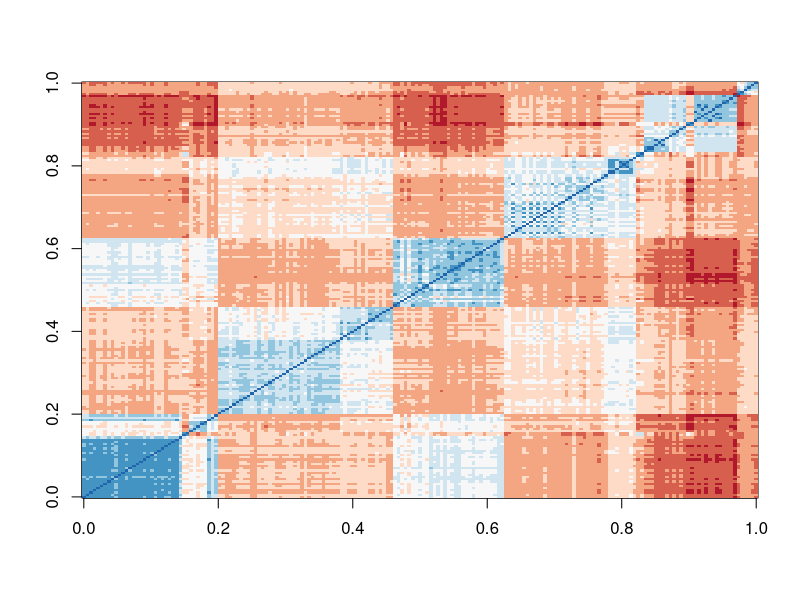
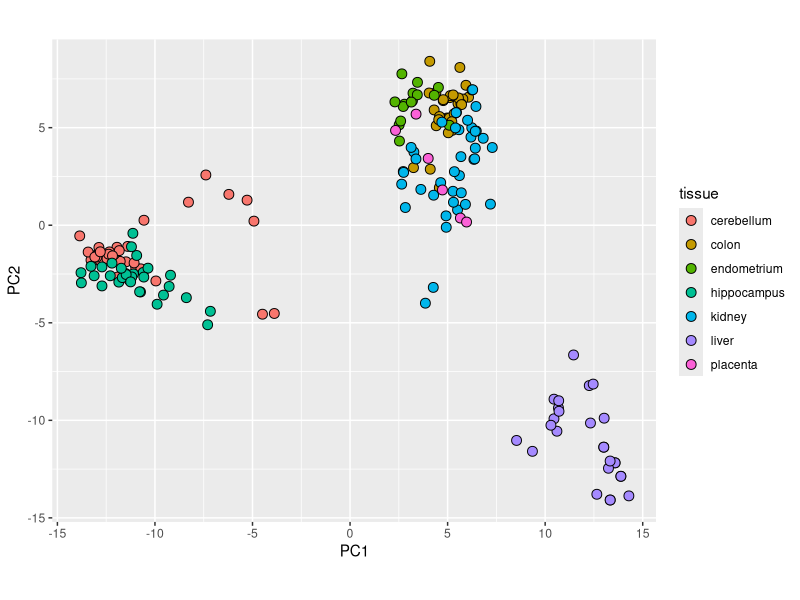
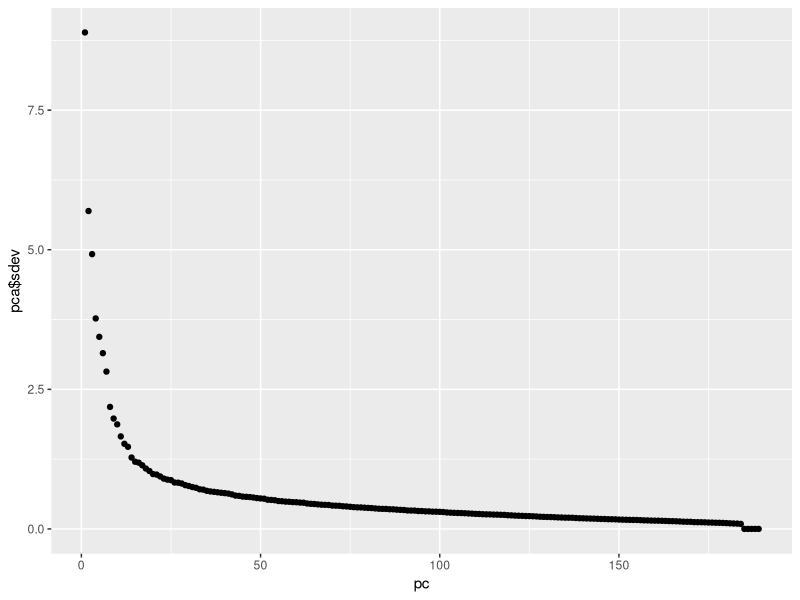
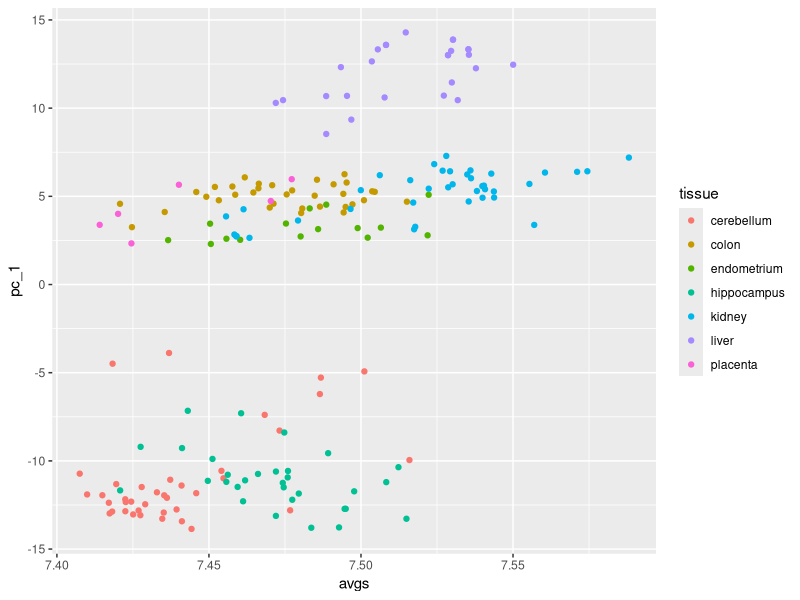
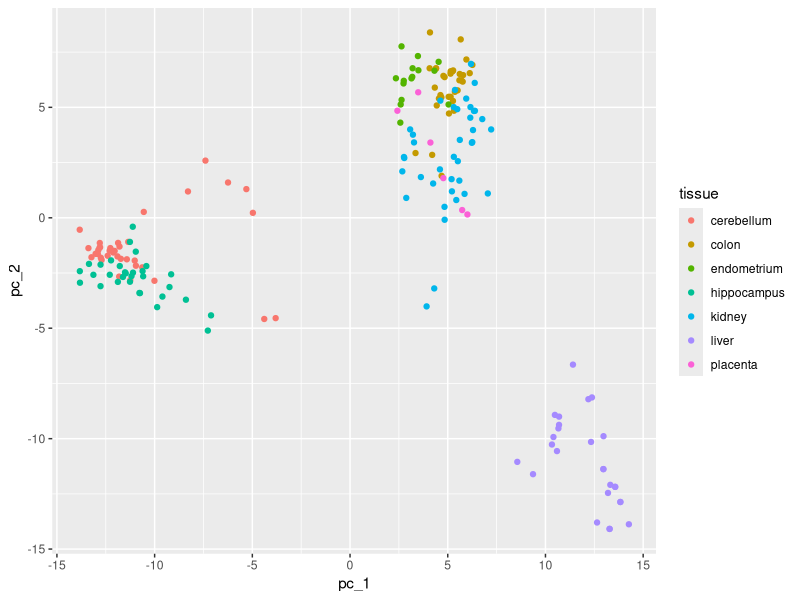
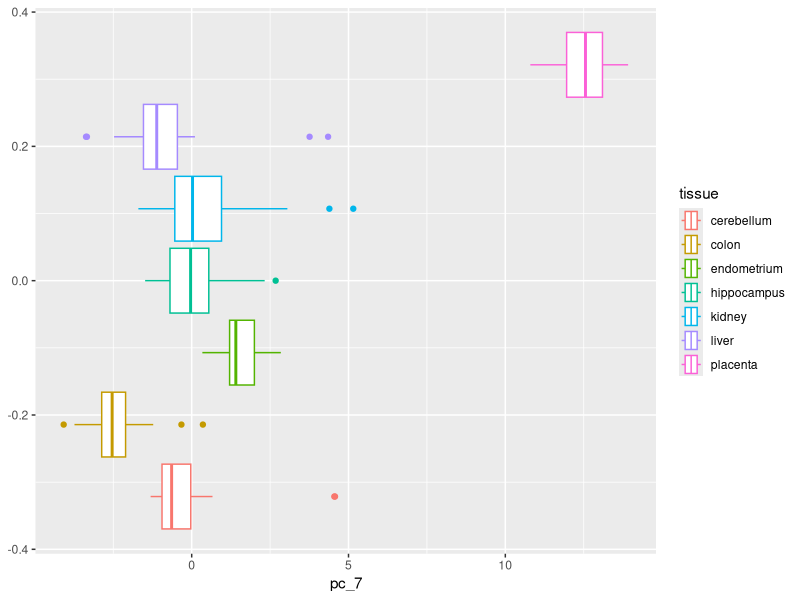
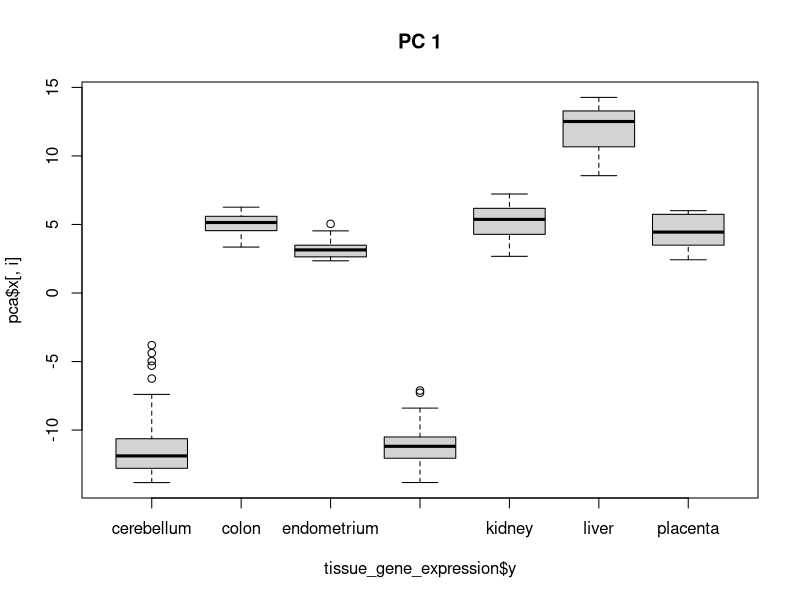
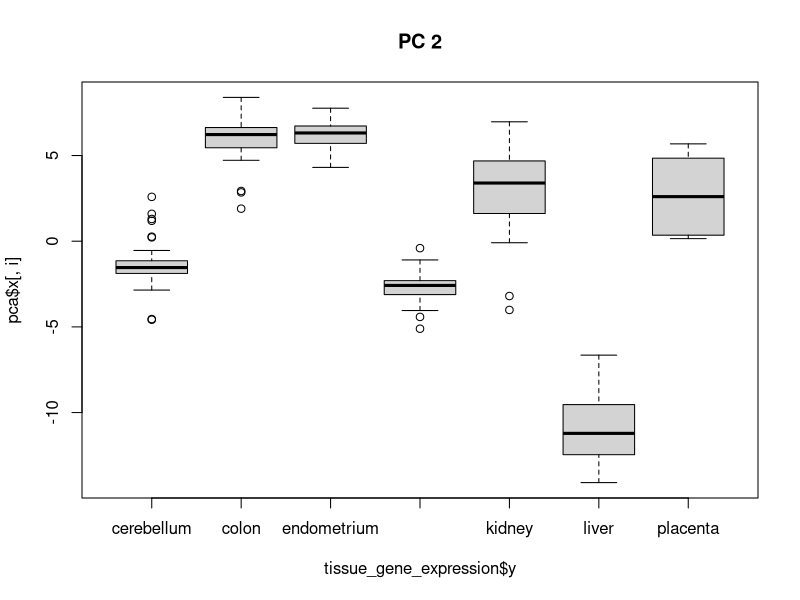

Source code (R) for these figures, in order:
library(dslabs)
library(tidyverse)
library(caret)
data("tissue_gene_expression")
dim(tissue_gene_expression$x)


##########################Q1

X <- tissue_gene_expression$x[,1:500] %>% as.matrix()
d<-dist(X)
image(as.matrix(d), col = rev(RColorBrewer::brewer.pal(9, "RdBu")))
cor(X)
pca <- prcomp(X)
summary(pca)


data.frame(pca$x[,1:2], tissue=tissue_gene_expression$y) %>% 
  ggplot(aes(PC1,PC2, fill = tissue))+
  geom_point(cex=3, pch=21) +
  coord_fixed(ratio = 1)

##########################Q2

pca$sdev
pc <- 1:length(tissue_gene_expression$y)
qplot(pc, pca$sdev)

summary(pca)$importance[,1:10] 

avgs <- rowMeans(tissue_gene_expression$x)
data.frame(pc_1 = pca$x[,1], avg = avgs, 
           tissue = tissue_gene_expression$y) %>%
  ggplot(aes(avgs, pc_1, color = tissue)) +
  geom_point()
corr <- cor(avgs, pca$x[,1])


##########################Q3



x <- with(tissue_gene_expression, sweep(x, 1, rowMeans(x)))
pca <- prcomp(x)
data.frame(pc_1 = pca$x[,1], pc_2 = pca$x[,2], 
           tissue = tissue_gene_expression$y) %>%
  ggplot(aes(pc_1, pc_2, color = tissue)) +
  geom_point()



##########################Q4

df<-data.frame(pc_1 = pca$x[,1], pc_2 = pca$x[,2],pc_3 = pca$x[,3],pc_4 = pca$x[,4],pc_5 = pca$x[,5],pc_6 = pca$x[,6],pc_7 = pca$x[,7], 
           pc_8 = pca$x[,8],pc_9 = pca$x[,9],pc_10= pca$x[,10],tissue = tissue_gene_expression$y) 
  

df %>% ggplot(aes(pc_7,color = tissue)) +
  geom_boxplot()

for(i in 1:10){
  boxplot(pca$x[,i] ~ tissue_gene_expression$y, main = paste("PC", i))
}



##########################Q5



summary(pca)$importance[,1:5]

plot(summary(pca)$importance[3,])


##########################Q-C1

d <- dist(tissue_gene_expression$x - rowMeans(tissue_gene_expression$x))



##########################Q-C2


h <- hclust(d)

plot(h, cex = 0.65, main = "", xlab = "")


##########################Q-C3


library(RColorBrewer)
sds <- matrixStats::colSds(tissue_gene_expression$x)
ind <- order(sds, decreasing = TRUE)[1:50]
colors <- brewer.pal(7, "Dark2")[as.numeric(tissue_gene_expression$y)]
heatmap(t(tissue_gene_expression$x[,ind]), col = brewer.pal(11, "RdBu"), scale = "row", ColSideColors = colors)





heatmap(t(tissue_gene_expression$x[,ind]), col = brewer.pal(11, "RdBu"), scale = "row", ColSideColors = colors)
heatmap(t(tissue_gene_expression$x[,ind]), col = brewer.pal(11, "RdBu"), scale = "row", ColSideColors = rev(colors))
heatmap(t(tissue_gene_expression$x[,ind]), col = brewer.pal(11, "RdBu"), scale = "row", ColSideColors = sample(colors))
heatmap(t(tissue_gene_expression$x[,ind]), col = brewer.pal(11, "RdBu"), scale = "row", ColSideColors = sample(colors))
